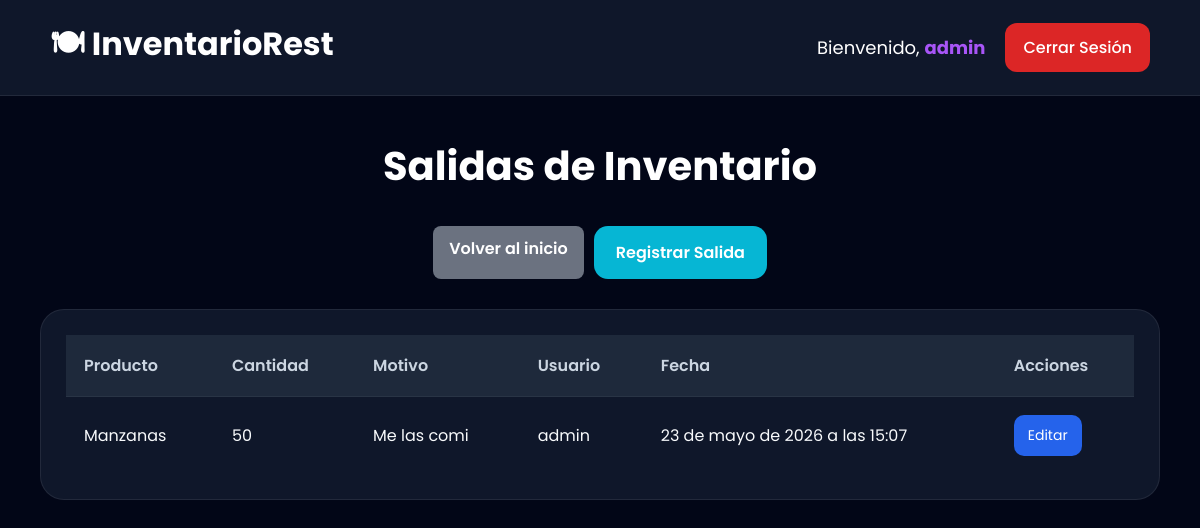
Page /salidas/ (signed in) on the earlier database version.
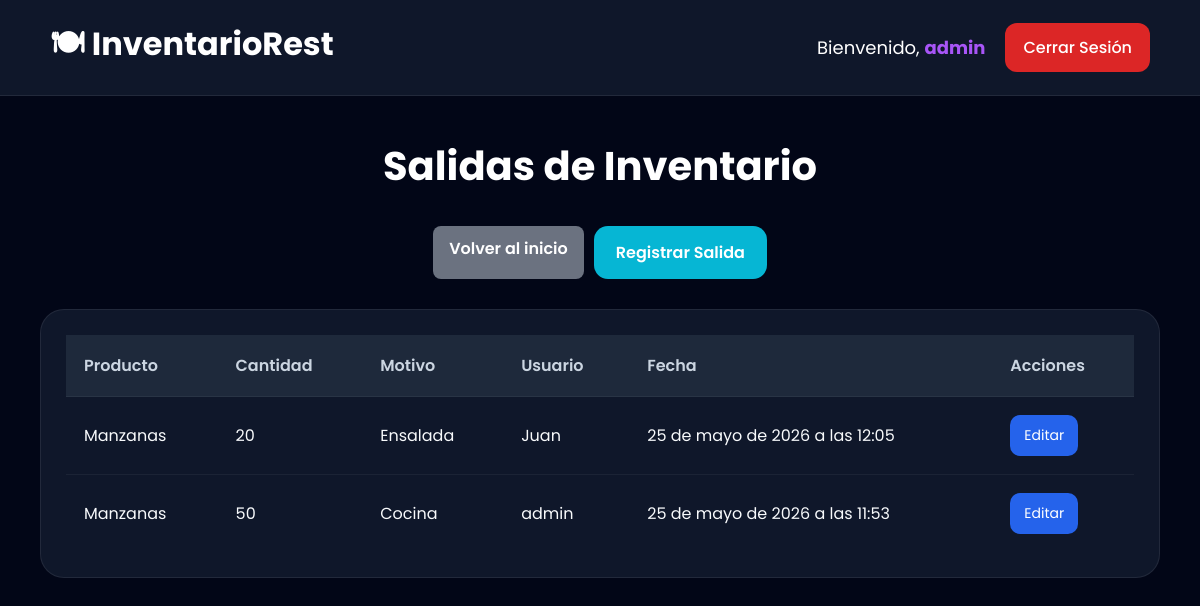
Same page on the later database version.
### modulo/models.py (models this page shows, shortened)
class SalidaProducto(models.Model):
    producto = models.ForeignKey(
        Producto,
        on_delete=models.CASCADE
    )
    usuario = models.ForeignKey(
        User,
        on_delete=models.CASCADE
    )
    cantidad = models.IntegerField()
    motivo = models.CharField(
        max_length=255
    )
    observaciones = models.TextField(
        blank=True,
        null=True
    )
    fecha = models.DateTimeField(
        auto_now_add=True
    )
    class Meta:
        verbose_name = "Salida de Producto"
        verbose_name_plural = "Salidas de Productos"

class Producto(models.Model):
    nombre = models.CharField(
        max_length=100
    )
    descripcion = models.TextField(
        blank=True,
        null=True
    )
    precio = models.DecimalField(
        max_digits=10,
        decimal_places=2
    )
    stock_actual = models.IntegerField(
        default=0
    )
    categoria = models.ForeignKey(
        Categoria,
        on_delete=models.CASCADE
    )
    class Meta:
        verbose_name = "Producto"
        verbose_name_plural = "Productos"

### modulo/views.py (the view)
@login_required
def lista_salidas(request):
    if request.user.usuario.rol not in ['admin', 'empleado']:
        return redirect('dashboard')
    salidas = SalidaProducto.objects.all().order_by('-fecha')
    return render(
        request,
        'modulo/lista_salidas.html',
        {
            'salidas': salidas
        }
    )

### modulo/templates/modulo/lista_salidas.html (shortened to what this page needs)
{% extends 'modulo/base.html' %}
{% block content %}
<div class="products-page">
    <div class="products-header">
        <h1 class="page-title">
            Salidas de Inventario
        </h1>
        <div class="actions-group">
            <a href="{% url 'dashboard' %}" class="back-btn">
                Volver al inicio
            </a>
            <a href="{% url 'registrar_salida' %}"
            class="create-product-btn">
                Registrar Salida
            </a>
        </div>
    </div>
    <div class="products-card">
        <table class="products-table">
            <thead>
                <tr>
                    <th>Producto</th>
                    <th>Cantidad</th>
                    <th>Motivo</th>
                    <th>Usuario</th>
                    <th>Fecha</th>
                    <th>Acciones</th>
                </tr>
            </thead>
            <tbody>
                {% for salida in salidas %}
                <tr>
                    <td>
                        {{ salida.producto.nombre }}
                    </td>
                    <td>
                        {{ salida.cantidad }}
                    </td>
                    <td>
                        {{ salida.motivo }}
                    </td>
                    <td>
                        {{ salida.usuario.username }}
                    </td>
                    <td>
                        {{ salida.fecha }}
                    </td>
                    <td>
                        <div class="actions-group">
                            <a
                                href="{% url 'editar_salida' salida.id %}"
                                class="edit-btn"
                            >
                                Editar
                            </a>
                        </div>
                    </td>
                </tr>
                {% endfor %}
            </tbody>
        </table>
    </div>
</div>
{% endblock %}

Differences in the rows shown:
removed SalidaProducto: producto.nombre "Manzanas", cantidad "50", motivo "Me las comi", usuario.username "admin", fecha "23 de mayo de 2026 a las 15:07"
added SalidaProducto: producto.nombre "Manzanas", cantidad "20", motivo "Ensalada", usuario.username "Juan", fecha "25 de mayo de 2026 a las 12:05"
added SalidaProducto: producto.nombre "Manzanas", cantidad "50", motivo "Cocina", usuario.username "admin", fecha "25 de mayo de 2026 a las 11:53"
